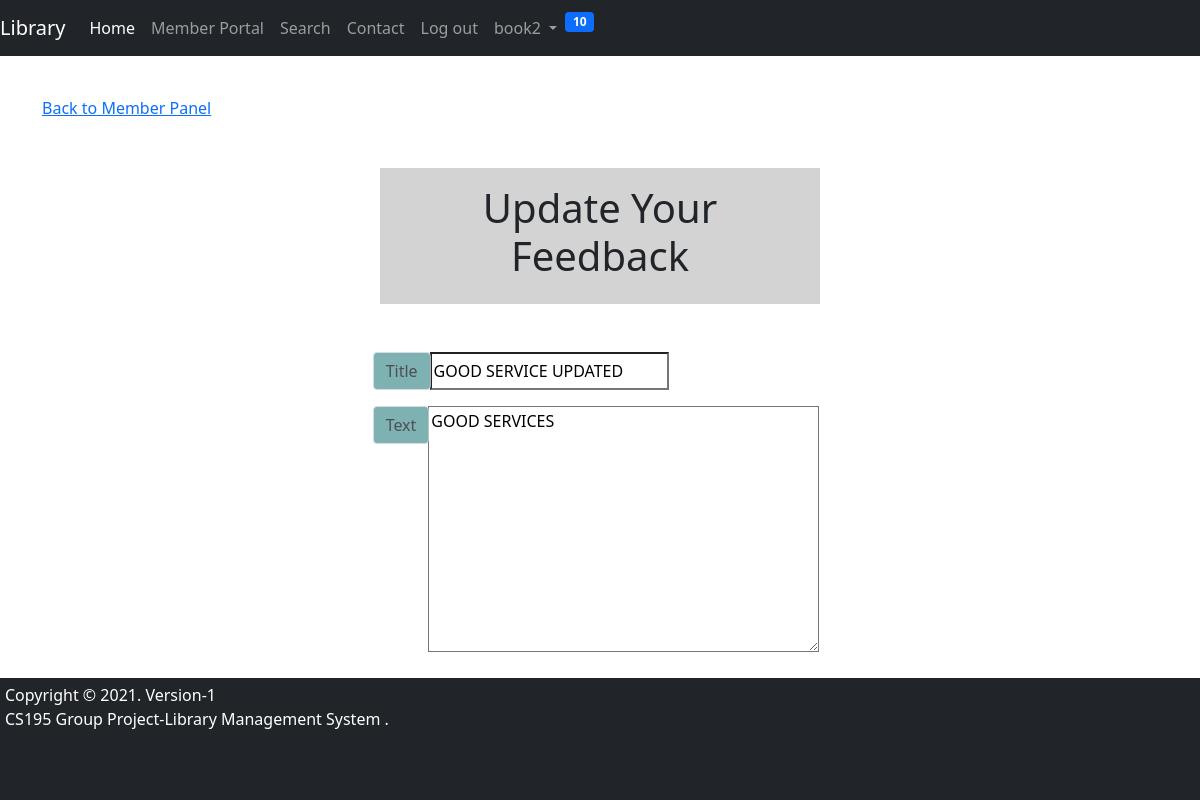
The page /feedback/update/1 (signed in) on the database its author committed.
### library/models.py (models this page shows, shortened)
class Feedbacks(models.Model):
    member=models.ForeignKey(LibraryMember, null=False, on_delete=models.CASCADE)
    feedback_title=models.CharField(_('Feedback Title'), max_length=255, default='NoFeedbackTitle')
    feedback_content=models.TextField(_('Feedback'), max_length=2000, default='NoFeedback')
    feedback_datetime=models.DateTimeField(_('Feedbak Datetime'), auto_now_add=True, null=True)
    obs=models.BooleanField(_('OBS'), default=True)

### library/views.py (the view)
# urls.py: path('feedback/update/<int:feedback_id>', views.updateFeedback),
@login_required(login_url='/login/')
def updateFeedback(request, feedback_id):
    feedback=Feedbacks.objects.get(id=feedback_id)
    if request.method=='POST':
        form=FeedbackForm(request.POST, instance=feedback)
        if form.is_valid():
            form.save()
            messages.success(request,'Feedback has been updated!')
            return redirect('/memberpanel/')
    else:
        form=FeedbackForm(instance=feedback)
    context={
        'form':form,
        'feedback': feedback
    }
    return render(request,"library/updatefeedback.html", context)

### library/forms.py
class FeedbackForm(forms.ModelForm):
    feedback_title=forms.CharField(max_length=255)
    feedback_content=forms.Textarea()
    class Meta:
        model=Feedbacks
        fields = ['feedback_content', 'feedback_title']

### library/models.py (called while the page is built)
    def __str__(self):
        return self.user.username

### library/templatetags/custom_tags.py (called while the page is built)
@register.inclusion_tag('library/show_notifications.html', takes_context=True)
def show_notifications(context):
    request_user = context['request'].user
    member=LibraryMember.objects.get(user=request_user)
    notifications = Notification.objects.filter(
        to_member=member).exclude(user_has_seen=True).order_by('-date')
    return {'notifications': notifications}

### library/templates/library/updatefeedback.html (shortened to what this page needs)
{% load static %}
<!DOCTYPE html>
<html lang="en">
<head>
    <link href="https://cdn.jsdelivr.net/npm/bootstrap@5.1.1/dist/css/bootstrap.min.css" rel="stylesheet"
>
    <link rel="stylesheet" href="https://use.fontawesome.com/releases/v5.6.1/css/all.css"
>
</head>
<body>
    {% include 'library/includes/navbar.html' %}
    <div class="container">
    <a href="/memberpanel/">Back to Member Panel</a>
        <section class="pageheader">
        <div class="card-body mx-auto">
        <h1 class="text-center">Update Your Feedback</h1>
        </div>
        </section>
        <section class="row1">
        <form method="POST" action="">
            <div class="input-group mb-3">
                <div class="input-group-append">
                    <span class="input-group-text">Title</span>
                </div>
                {{form.feedback_title}}
            </div>
            <div class="input-group mb-3">
                <div class="input-group-append">
                    <span class="input-group-text">Text</span>
                </div>
                {{form.feedback_content}}
            </div>
            </section>
            <div class="d-flex justify-content-center mt-3 login_container">
            </div>
    </div>
{% include 'library/includes/footer.html' %}
</body>
</html>

### library/templates/library/includes/navbar.html (shortened to what this page needs)
{% load custom_tags %}
<nav class="navbar navbar-expand-lg navbar-dark bg-dark fixed-top">
    <a class="navbar-brand" href="#">Library</a>
    <div class="collapse navbar-collapse" id="navbarNavAltMarkup">
        <div class="navbar-nav ml-auto">
            <ul class="navbar-nav me-auto mb-2 mb-lg-0">
                <li class="nav-item">
                    <a class="nav-item nav-link active" href="/home/">Home</a>
                </li>
                {% if request.user.groups.all.0.name == "member" %}
                <li class="nav-item">
                    <a class="nav-item nav-link" href="/memberpanel/">Member Portal</a>
                </li>
                {% endif %}
                <li class="nav-item">
                    <a class="nav-item nav-link" href="/searchbooks/">Search</a>
                </li>
                <li class="nav-item">
                    <a class="nav-item nav-link" href="#">Contact</a>
                </li>
                {% if user.is_authenticated %}
                <li class="nav-item">
                    <a class="nav-item nav-link" href="/logout/">Log out</a>
                </li>
                {% else %}
                <li class="nav-item">
                    <a class="nav-item nav-link" href="/login/">Login</a>
                </li>
                {% endif %}
                {% if user.is_authenticated %}
                {% if request.user.groups.all.0.name == "member" %}
                <li class="nav-item dropdown">
                    <a class="nav-link dropdown-toggle" href="#" id="navbarDropdown" role="button"
                        data-bs-toggle="dropdown" aria-expanded="false">
                        {{request.user.username}}
                    </a>
                </li>
                <li class="nav-item">
                    {% show_notifications %}
                </li>
                {% endif %}
                {% endif %}
        </div>
    </div>
</nav>

### library/templates/library/updatefeedback.html (style rules this page uses)
.container { margin-top: 6rem; }
.card-body { margin-top: 3rem; background: LightGray; width: 27.5rem; display: flex; flex-direction: row; flex-wrap: wrap; margin-bottom: 3rem; justify-content: center; align-items: flex-start; }
.row1 { display: flex; flex-direction: row; margin-top: 1rem; justify-content: center; align-items: flex-start; margin-right: .5rem; }
.input-group-text { background: CadetBlue; opacity: 0.8; }

### library/templates/library/includes/navbar.html (style rules this page uses)
.dropdown { position: relative; display: inline-block; }

### rows shown on the page
Feedbacks: feedback_title "GOOD SERVICE UPDATED", feedback_content "GOOD SERVICES"

### other values the page prints
{{ request.user.username }} "book2"
{{ notifications.count }} "10"
